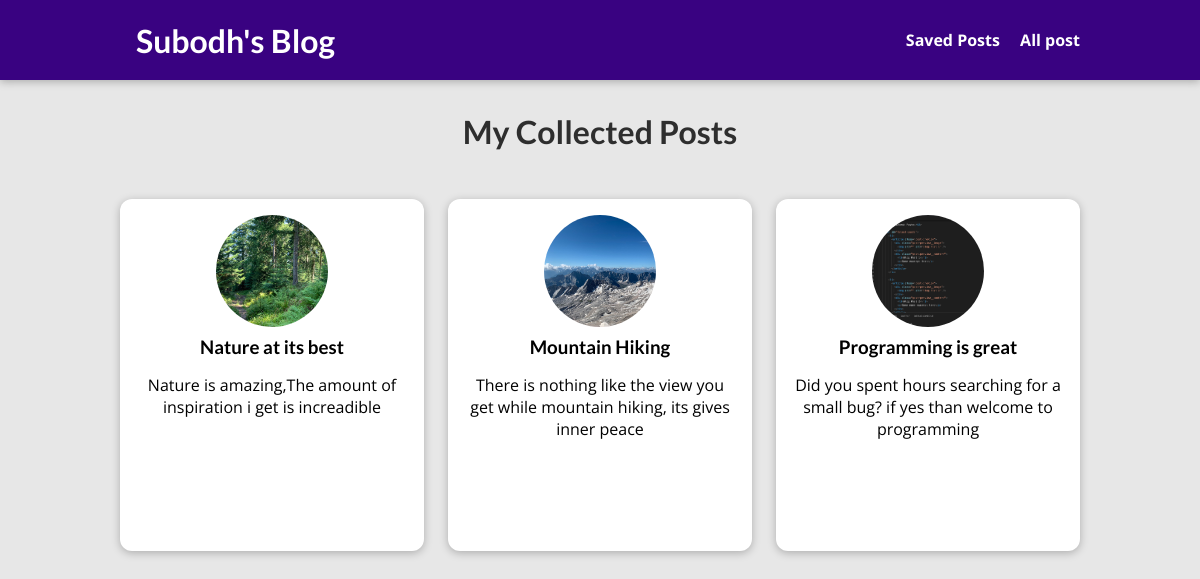
Page /post/ on the earlier database version.
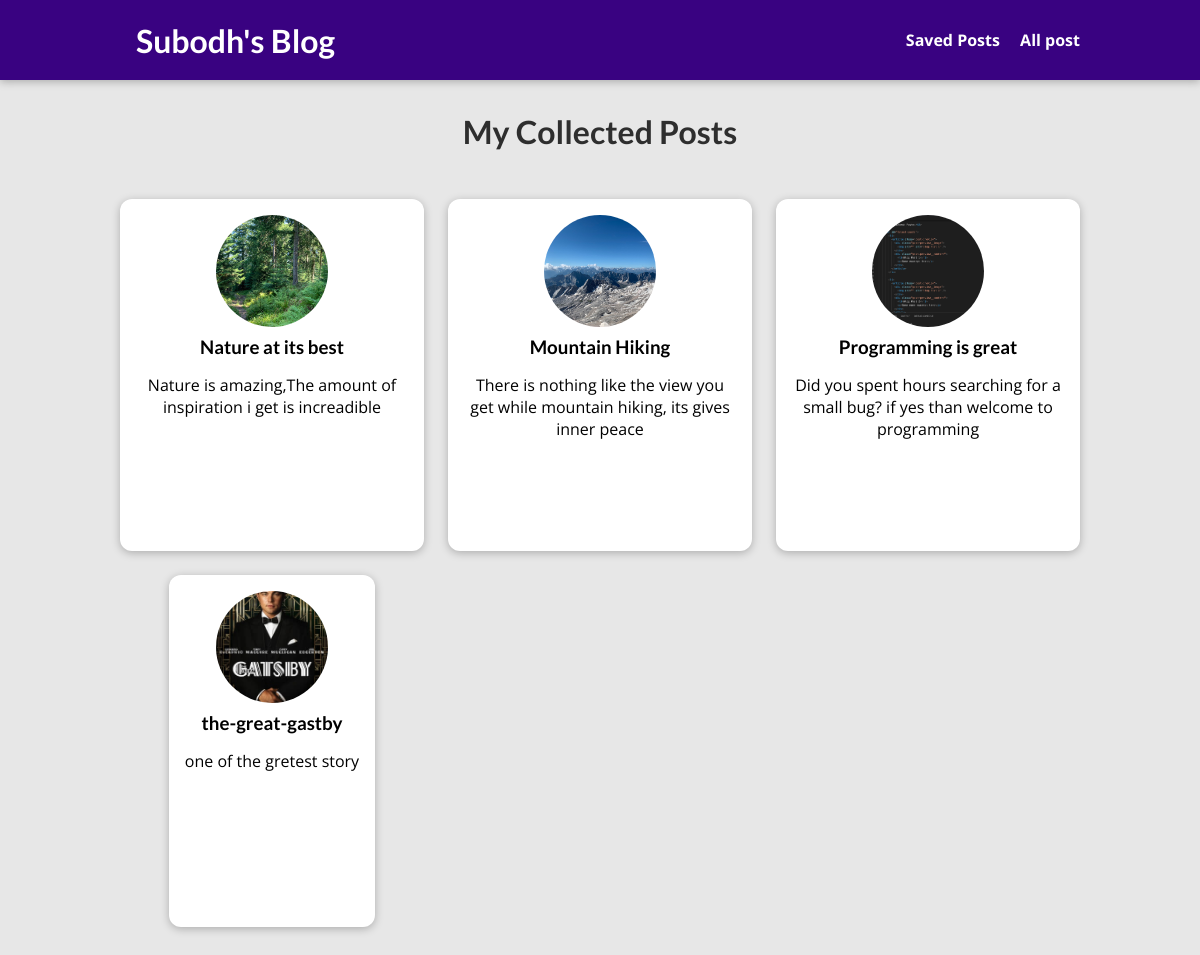
Same page on the later database version.
### blogs/models.py (models this page shows, shortened)
class Post(models.Model):
    title = models.CharField(max_length=100)
    excerpt = models.CharField(max_length=100)
    image = models.ImageField(upload_to="images")
    date = models.DateField(auto_now=True)
    slug = models.SlugField(unique=True)
    content = models.TextField(validators=[MinLengthValidator(10)])
    author = models.ForeignKey(Author,on_delete=models.SET_NULL,null=True,related_name="post")
    tag = models.ManyToManyField(Tag,null=False)

### blogs/views.py (the view)
# urls.py: path("post/",views.AllPosts.as_view(),name="post-page"),
class AllPosts(ListView):
    template_name = "blogs/all-post.html"
    model = Post
    context_object_name = "all_posts"
    ordering = ["date"]

### blogs/templates/blogs/all-post.html (shortened to what this page needs)
{% extends "base.html" %}
{% load static %}
{% block "css-links" %}
<link rel="stylesheet" href="{%static "blogs/include/post.css"%}">
<link rel="stylesheet" href="{%static "blogs/all-post.css"%}">
{% endblock  %}
{% block "page-contents" %}
<section id = "all-posts">
    <h2>My Collected Posts</h2>
    <ul>
        {% for post in all_posts %}
        {% include "blogs/include/post.html" %}
        {% endfor %}
    </ul>
</section>
{% endblock  %}

### blogs/templates/blogs/include/post.html
{% load static %}
<li>
    <article class="post">
        <a href="{% url "post-detail-page" post.slug %}">
            <img src="{{post.image.url}}" alt="{{post.title}}">
            <div class="post__content">
                <h3>{{post.title}}</h3>
                <p>{{post.excerpt}}</p>
            </div>
        </a>
    </article>
</li>

Differences in the rows shown:
added Post: image (picture), title "the-great-gastby", excerpt "one of the gretest story"
